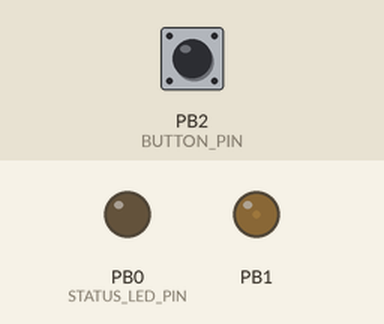
The sketch below on a simulated ATtiny85, built with avr-gcc and run on an emulated ATtiny85. Shown: output pins drawn as LEDs (lit = HIGH). Inputs (shaded band) come from the test bench; at power-on: PB2 (BUTTON_PIN) HIGH. Random numbers use the default seed unless the sketch sets one; EEPROM starts erased.

Above: at 3.1 s.
3.2 s: PB2 (BUTTON_PIN) pulled LOW for 1 s
At 4.29 s:
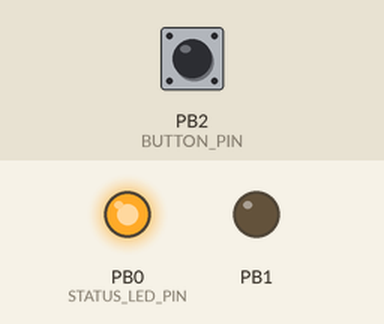
Timing chart, 0 to 6.3 s (numbered marks = the images above; inputs shaded):
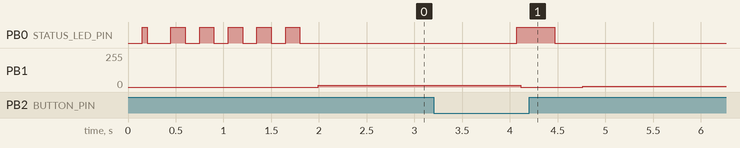

Measured:
- after the input at 3.2 s, PB0 (STATUS_LED_PIN): LOW → HIGH after 0.87 s, → LOW 0.40 s later; PB1: 13/255 → 0/255 after 0.91 s, → 6/255 0.65 s later

The sketch:

TransmitterAttiny85v0.3.ino
```cpp
// (licence header left out)
// use 8MHZ internal clock of the Attiny
// Timer code from http://forum.arduino.cc/index.php?topic=139729.0
#include <EEPROM.h>

#define BIT_SET(a,b) ((a) |= (1<<(b)))
#define BIT_CLEAR(a,b) ((a) &= ~(1<<(b)))
#define BIT_FLIP(a,b) ((a) ^= (1<<(b)))
#define BIT_CHECK(a,b) ((a) & (1<<(b)))

// CHANGE HERE THE ID OF TRANSPONDER
// possible values are 1 to 63
#define TRANSPONDER_ID 21

// DEFINITIONS FOR TRANSPONDERS WITH PUSH BUTTON CONFIGURATION
//#define CLEAR_EEPROM
#define ENABLE_BUTTON_CONFIGURATION
#define BUTTON_PIN PB2
#define STATUS_LED_PIN PB0
#define BUTTON_INC_ID_PUSH_TIME 750
#define LED_BLINK_CONFIRM_TIME 750
#define ENABLE_PROGRAMMING_MODE_TIME 8000 // 8 seconds

// DO NOT CHANGE ANYTHING BELOW
#define NUM_BITS  9
#define ZERO 250
#define ONE  650

unsigned int buffer[NUM_BITS];
unsigned int num_one_pulses = 0;
unsigned int transponder_id = TRANSPONDER_ID;
unsigned long buttonPushTime = 0;
int buttonState = 0;
unsigned long ledBlinkStartTime = 0;

void EEPROMWriteInt(int p_address, int p_value);
unsigned int EEPROMReadInt(int p_address);

void encodeIdToBuffer() {
  num_one_pulses = 0;
  buffer[0] = ZERO;
  buffer[1] = ZERO;
  buffer[2] = get_pulse_width_for_buffer(5);
  buffer[3] = get_pulse_width_for_buffer(4);
  buffer[4] = get_pulse_width_for_buffer(3);
  buffer[5] = get_pulse_width_for_buffer(2);
  buffer[6] = get_pulse_width_for_buffer(1);
  buffer[7] = get_pulse_width_for_buffer(0);
  buffer[8] = control_bit();
}

void readConfigButtonState() {
  if (ledBlinkStartTime != 0) {
    return;
  }

  int state = digitalRead(BUTTON_PIN);
  if (state == LOW) {
    if (state != buttonState) {
      buttonState = state;
      buttonPushTime = millis();
    }
  } else {
    buttonPushTime = millis();
  }

  buttonState = state;

  if (buttonPushTime + BUTTON_INC_ID_PUSH_TIME <= millis()) {
    transponder_id += 1;
    if (transponder_id > 63) {
      transponder_id = 1;
    }
    EEPROMWriteInt(0, transponder_id);
    ir_pulse_off();
    cli();
    buttonState = HIGH; // RESET
    buttonPushTime = millis(); // RESET
    ledBlinkStartTime = millis(); // Enable confirmation LED
    digitalWrite(STATUS_LED_PIN, HIGH);
    encodeIdToBuffer();
    sei();

    delay(200);
    flashTransponderId();

  }
}


void updateConfirmationLed() {
  if (ledBlinkStartTime != 0 && ledBlinkStartTime + LED_BLINK_CONFIRM_TIME <= millis()) {
    digitalWrite(STATUS_LED_PIN, LOW);
    ledBlinkStartTime = 0;
  }

}

unsigned int get_pulse_width_for_buffer(int bit) {
  if (BIT_CHECK(transponder_id, bit)) {
    num_one_pulses += 1;
    return ONE;
  }

  return ZERO;
}

unsigned int control_bit() {
  if (num_one_pulses % 2 >= 1) {
    return ONE;
  } else {
    return ZERO;
  }
}

void setup()
{
  PORTB = 0;
#ifdef CLEAR_EEPROM
  for (int i = 0 ; i < EEPROM.length() ; i++) {
    EEPROM.write(i, 0);
  }
#endif

#ifdef ENABLE_BUTTON_CONFIGURATION
  transponder_id = EEPROMReadInt(0);
  if (transponder_id == 0) {
    transponder_id = 1;
    EEPROMWriteInt(0, transponder_id);
  }

  // put your setup code here, to run once:
  pinMode(STATUS_LED_PIN, OUTPUT);
  // initialize the pushbutton pin as an input:
  pinMode(BUTTON_PIN, INPUT_PULLUP);
  PORTB |= (1 << BUTTON_PIN);    // enable pull-up resistor

  flashTransponderId();

#endif


  pinMode(PB1, OUTPUT);
  //DDRB =  0b00000010;    // set PB1 (= OCR1A) to be an output

  setFrequency(38000); // 38 kHz

  encodeIdToBuffer();
}

// Set the frequency that we will get on pin OCR1A but don't turn it on
void setFrequency(uint16_t freq)
{
  uint32_t requiredDivisor = (F_CPU / 2) / (uint32_t)freq;

  uint16_t prescalerVal = 1;
  uint8_t prescalerBits = 1;
  while ((requiredDivisor + prescalerVal / 2) / prescalerVal > 256)
  {
    ++prescalerBits;
    prescalerVal <<= 1;
  }

  uint8_t top = ((requiredDivisor + (prescalerVal / 2)) / prescalerVal) - 1;
  TCCR1 = (1 << CTC1) | prescalerBits;
  GTCCR = 0;
  OCR1C = top;
}

// Turn the frequency on
void ir_pulse_on()
{
  TCNT1 = 0;
  TCCR1 |= (1 << COM1A0);
}

// Turn the frequency off and turn off the IR LED.
// We let the counter continue running, we just turn off the OCR1A pin.
void ir_pulse_off()
{
  TCCR1 &= ~(1 << COM1A0);
}

void loop() {
  for (int i = 0; i < 3; i++) {
    for (int b = 0; b < NUM_BITS; b++) {
      switch (b) {
        case 0:
          ir_pulse_on();
          delayMicroseconds(buffer[b]);
          break;
        case 1:
          ir_pulse_off();
          delayMicroseconds(buffer[b]);
          break;
        case 2:
          ir_pulse_on();
          delayMicroseconds(buffer[b]);
          break;
        case 3:
          ir_pulse_off();
          delayMicroseconds(buffer[b]);
          break;
        case 4:
          ir_pulse_on();
          delayMicroseconds(buffer[b]);
          break;
        case 5:
          ir_pulse_off();
          delayMicroseconds(buffer[b]);
          break;
        case 6:
          ir_pulse_on();
          delayMicroseconds(buffer[b]);
          break;
        case 7:
          ir_pulse_off();
          delayMicroseconds(buffer[b]);
          break;
        case 8:
          ir_pulse_on();
          delayMicroseconds(buffer[b]);
          break;
      }
      ir_pulse_off();
    } // going through the buffer

    delay(20 + random(0, 5));
  } // 3 times

#ifdef ENABLE_BUTTON_CONFIGURATION
  readConfigButtonState();
  updateConfirmationLed();
#endif
} // end of main loop

void EEPROMWriteInt(int p_address, int p_value)
{
  byte lowByte = ((p_value >> 0) & 0xFF);
  byte highByte = ((p_value >> 8) & 0xFF);

  EEPROM.write(p_address, lowByte);
  EEPROM.write(p_address + 1, highByte);
}

unsigned int EEPROMReadInt(int p_address)
{
  byte lowByte = EEPROM.read(p_address);
  byte highByte = EEPROM.read(p_address + 1);

  return ((lowByte << 0) & 0xFF) + ((highByte << 8) & 0xFF00);
}

void flashTransponderId() {
  int fn = abs(transponder_id); //better way to find first digit of trasnponder_id
  while (fn >= 10)
    fn /= 10;

  //Display Transponder ID in two sets of LED Flashes
  for (int i = 0; i < fn; i++) { //Display MSB
    digitalWrite(STATUS_LED_PIN, HIGH);
    delay(150);
    digitalWrite(STATUS_LED_PIN, LOW);
    delay(150);
  }
  //Display a single LED Flash to seperate the bits (helps distinguish ID 1 and ID 10)
  delay(150);
  digitalWrite(STATUS_LED_PIN, HIGH);
  delay(50);
  digitalWrite(STATUS_LED_PIN, LOW);
  delay(250);

  for (int i = 0; i < transponder_id % 10; i++) { //Display LSB
    digitalWrite(STATUS_LED_PIN, HIGH);
    delay(150);
    digitalWrite(STATUS_LED_PIN, LOW);
    delay(150);
  }
}
```
